Frame 1 (no input): blank canvas, image omitted
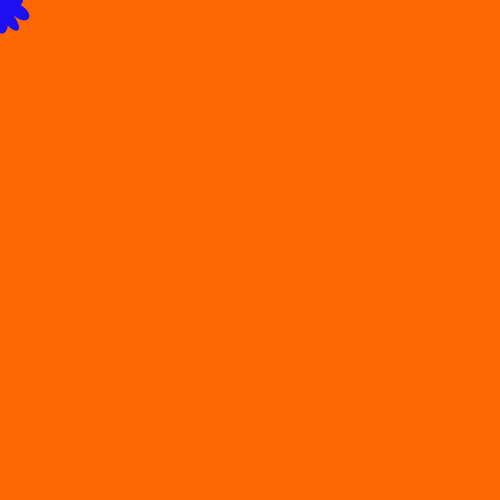
Frame 60 (the mouse pressed at the canvas centre just before this capture)
Frame 120 (the mouse held since frame 60 and released just before this capture): blank canvas, image omitted

The Processing sketch that drew this single still picture (run headless with seeded random() and noise(); from frame 60 on, the mouse is pressed at the canvas centre):

// Processing sketch: processing_169498
// ── processing_169498.pde

void setup() {
  size(500, 500);
  background(#FC6703);
}

void draw() {
  if (keyPressed == true) {
    strokeWeight(random(1));
    bezier(mouseX, mouseY, mouseX + random(-500, 500), mouseY + random(-500, 500), mouseX + random(-500, 500), mouseY + random(-500, 500), mouseX, mouseY);
}
  else if (mousePressed == true) {
  background(#FC6703);
}
  else {
    noStroke();
    fill(#1D0FF2);
    strokeWeight(1);
    bezier(mouseX, mouseY, mouseX + random(-50, 50), mouseY + random(-50, 50), mouseX + random(-50, 50), mouseY + random(-50, 50), mouseX, mouseY);
  }
}
